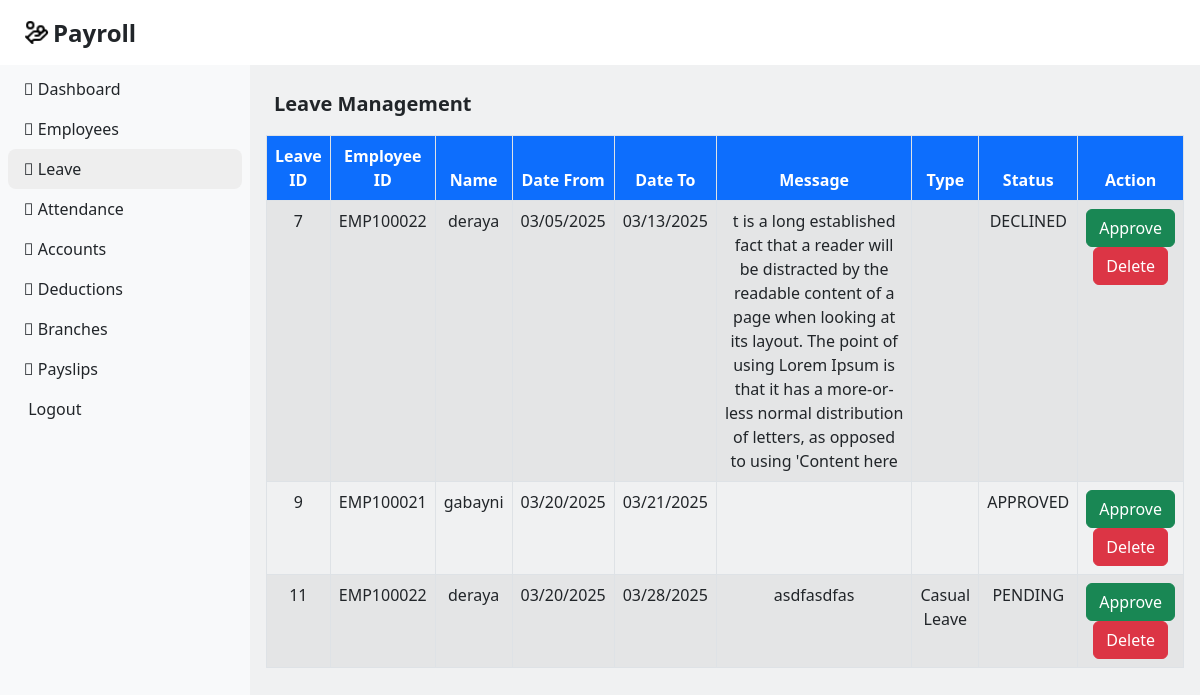
Page /leave-management-admin.php (signed in) on the committed database.
### tables this page shows
CREATE TABLE `tblleaves` (
  `leave_id` int(50) NOT NULL,
  `employee_id` varchar(50) NOT NULL,
  `date_from` varchar(50) NOT NULL,
  `date_to` varchar(50) NOT NULL,
  `message` varchar(250) DEFAULT NULL,
  `type` varchar(50) NOT NULL,
  `status` varchar(50) NOT NULL
);

CREATE TABLE `tblemployees` (
  `ainumber` int(11) NOT NULL,
  `employee_id` varchar(50) NOT NULL,
  `name` varchar(50) NOT NULL,
  `position` varchar(50) NOT NULL,
  `branch` varchar(50) NOT NULL,
  `dailyrate` varchar(50) NOT NULL,
  `createdby` varchar(50) NOT NULL,
  `datecreated` varchar(50) NOT NULL
);

### leave-management-admin.php (the view, shortened to what this page needs)
<?php
require_once "config.php";
$sql = "SELECT tblleaves.leave_id AS leave_id,
               tblleaves.employee_id AS employee_id,
               tblemployees.name AS name,
               tblleaves.date_from AS date_from,
               tblleaves.date_to AS date_to,
               tblleaves.message AS message,
               tblleaves.type AS type,
               tblleaves.status AS status
        FROM tblemployees
        LEFT JOIN tblleaves ON tblemployees.employee_id = tblleaves.employee_id ";
$result = mysqli_query($link, $sql);
?>
<!DOCTYPE html>
<html lang="en">
<head>
    <link rel="stylesheet" href="sidebar.css">
    <link rel="stylesheet" href="https://pro.fontawesome.com/releases/v5.10.0/css/all.css">
    <link href="https://cdn.jsdelivr.net/npm/bootstrap@5.2.3/dist/css/bootstrap.min.css" rel="stylesheet"
 />
</head>
<body>
    <div class="main-container d-flex">
        <div class="sidebar bg-light text-dark" id="side_nav">
            <div class="header-box bg-white px-2 pt-3 pb-3 d-flex align-items-center" style="height:65px">
                <img src="hand-coins.png" height="25" class="ms-3"><span
                    class="text-dark fs-4 fw-bold ms-1 me-4">Payroll</span>
            </div>
            <ul class="list-unstyled px-2 text-dark bg-light mt-1">
                <li class=""><a href="dashboard.php" class="text-decoration-none px-3 py-2 d-block text-dark">
                        <i class="fal fa-home"></i> Dashboard
                    </a></li>
                <li class=""><a href="employees-management.php"
                        class="text-decoration-none px-3 py-2 d-block text-dark"><i class="fal fa-users">
                        </i>
                        Employees</a></li>
                <li class="active"><a href="leave-management-admin.php"
                        class="text-decoration-none px-3 py-2 d-block text-dark"><i class="fal fa-arrow-circle-left">
                        </i> Leave</a></li>
                <li class=""><a href="attendance-management-admin.php"
                        class="text-decoration-none px-3 py-2 d-block text-dark"><i class="fal fa-clock"></i>
                        Attendance</a></li>
                <li class=""><a href="accounts-management.php"
                        class="text-decoration-none px-3 py-2 d-block text-dark"><i class="fal fa-users"></i>
                        Accounts</a></li>
                <li class=""><a href="deductions-management.php"
                        class="text-decoration-none px-3 py-2 d-block text-dark"><i class="fal fa-minus"></i>
                        Deductions</a></li>
                <li class=""><a href="branches-management.php"
                        class="text-decoration-none px-3 py-2 d-block text-dark"><i class="fal fa-building"></i>
                        Branches</a></li>
                <li class=""><a href="payslips-management.php"
                        class="text-decoration-none px-3 py-2 d-block text-dark"><i class="fal fa-file"></i>
                        Payslips</a></li>
                <li class=""><a href="logout.php" class="text-decoration-none px-3 py-2 d-block text-dark">
                        Logout</a></li>
            </ul>
        </div>
        <div class="content bg-secondary bg-opacity-10">
            <nav class="navbar navbar-expand-md navbar-white bg-white" style="height:65px">
            </nav>
            <div class="d-flex align-items-center  justify-content-between me-4 ms-4 mt-4">
                <span class="fs-5 fw-bold">Leave Management</span>
            </div>
            <div class="table-responsive m-3">
                <table class="table table-bordered table-striped text-center p-1" id="table">
                    <thead>
                        <tr class="bg-primary text-white">
                            <th>Leave ID</th>
                            <th>Employee ID</th>
                            <th>Name</th>
                            <th>Date From</th>
                            <th>Date To</th>
                            <th style="width:200px">Message</th>
                            <th>Type</th>
                            <th>Status</th>
                            <th>Action</th>
                        </tr>
                    </thead>
                    <tbody>
                        <?php
                        while ($row = mysqli_fetch_assoc($result)) {
                            if (!is_null($row['leave_id'])) {
                                echo "<tr>";
                                echo "<td>" . $row['leave_id'] . "</td>";
                                echo "<td>" . $row['employee_id'] . "</td>";
                                echo "<td>" . $row['name'] . "</td>";
                                echo "<td>" . $row['date_from'] . "</td>";
                                echo "<td>" . $row['date_to'] . "</td>";
                                echo "<td>" . $row['message'] . "</td>";
                                echo "<td>" . $row['type'] . "</td>";
                                echo "<td>" . $row['status'] . "</td>";
                                echo "<td>";
                                echo "<a class='btn btn-small btn-success approvebtn'>Approve</a>";
                                echo "<a class='btn btn-small btn-danger declinebtn'>Delete</a>";
                                echo "</td>";
                                echo "</tr>";
                            }
                        }
                        ?>
                    </tbody>
                </table>
            </div>
        </div>
    </div>
</body>
</html>

### sidebar.css (style rules this page uses)
body { background: #eee; }
#side_nav { min-width: 250px; max-width: 250px; transition: all 0.3s; }
.content { min-height: 100vh; width: 100%; }
.sidebar li.active { background: #eee; border-radius: 8px; }
.sidebar li.active a, .sidebar li.active a:hover { color: #000; }
.sidebar li a { color: #fff; }

### rows in the picture
tblleaves: leave_id "7", employee "EMP100022", employee.name "deraya", date_from "03/05/2025", date_to "03/13/2025", message "t is a long established fact that a reader will be distracted by the readable content of a page when looking at its layout. The point of using Lorem Ipsum is that it has a more-or-less normal distribution of letters, as opposed to using 'Content here", status "DECLINED"
tblleaves: leave_id "9", employee "EMP100021", employee.name "gabayni", date_from "03/20/2025", date_to "03/21/2025", status "APPROVED"
tblleaves: leave_id "11", employee "EMP100022", employee.name "deraya", date_from "03/20/2025", date_to "03/28/2025", message "asdfasdfas", type "Casual Leave", status "PENDING"
